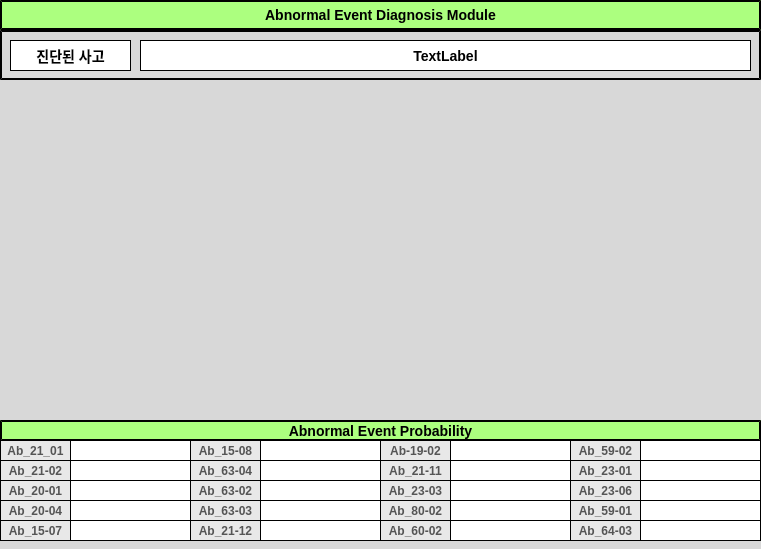
<?xml version="1.0" encoding="UTF-8"?>
<ui version="4.0">
 <class>Dialog</class>
 <widget class="QDialog" name="Dialog">
  <property name="geometry">
   <rect>
    <x>0</x>
    <y>0</y>
    <width>761</width>
    <height>549</height>
   </rect>
  </property>
  <property name="windowTitle">
   <string>Dialog</string>
  </property>
  <property name="styleSheet">
   <string notr="true">background-color:rgb(216, 216, 216);</string>
  </property>
  <widget class="QWidget" name="horizontalLayoutWidget">
   <property name="geometry">
    <rect>
     <x>10</x>
     <y>90</y>
     <width>741</width>
     <height>321</height>
    </rect>
   </property>
   <layout class="QHBoxLayout" name="horizontalLayout"/>
  </widget>
  <widget class="QLabel" name="label">
   <property name="geometry">
    <rect>
     <x>0</x>
     <y>0</y>
     <width>761</width>
     <height>30</height>
    </rect>
   </property>
   <property name="styleSheet">
    <string notr="true">background-color: rgb(172, 255, 127);
border-style: outset;
border-width: 2px;
border-color: black;
font: bold 14px;</string>
   </property>
   <property name="text">
    <string>Abnormal Event Diagnosis Module</string>
   </property>
   <property name="alignment">
    <set>Qt::AlignCenter</set>
   </property>
  </widget>
  <widget class="QLabel" name="label_2">
   <property name="geometry">
    <rect>
     <x>0</x>
     <y>30</y>
     <width>761</width>
     <height>50</height>
    </rect>
   </property>
   <property name="styleSheet">
    <string notr="true">border-style: outset;
border-width: 2px;
border-color: black;
font: bold 14px;</string>
   </property>
   <property name="text">
    <string/>
   </property>
  </widget>
  <widget class="QLabel" name="label_3">
   <property name="geometry">
    <rect>
     <x>10</x>
     <y>40</y>
     <width>121</width>
     <height>31</height>
    </rect>
   </property>
   <property name="styleSheet">
    <string notr="true">background-color: rgb(255, 255, 255);
border-style: outset;
border-width: 0.5px;
border-color: black;
font: bold 14px;</string>
   </property>
   <property name="text">
    <string>진단된 사고</string>
   </property>
   <property name="alignment">
    <set>Qt::AlignCenter</set>
   </property>
  </widget>
  <widget class="QLabel" name="label_4">
   <property name="geometry">
    <rect>
     <x>140</x>
     <y>40</y>
     <width>611</width>
     <height>31</height>
    </rect>
   </property>
   <property name="styleSheet">
    <string notr="true">background-color: rgb(255, 255, 255);
border-style: outset;
border-width: 0.5px;
border-color: black;
font: bold 14px;</string>
   </property>
   <property name="text">
    <string>TextLabel</string>
   </property>
   <property name="alignment">
    <set>Qt::AlignCenter</set>
   </property>
  </widget>
  <widget class="QLabel" name="label_5">
   <property name="geometry">
    <rect>
     <x>0</x>
     <y>420</y>
     <width>761</width>
     <height>21</height>
    </rect>
   </property>
   <property name="styleSheet">
    <string notr="true">background-color: rgb(172, 255, 127);
border-style: outset;
border-width: 2px;
border-color: black;
font: bold 14px;</string>
   </property>
   <property name="text">
    <string>Abnormal Event Probability</string>
   </property>
   <property name="alignment">
    <set>Qt::AlignCenter</set>
   </property>
  </widget>
  <widget class="QLabel" name="ab2101">
   <property name="geometry">
    <rect>
     <x>0</x>
     <y>440</y>
     <width>71</width>
     <height>21</height>
    </rect>
   </property>
   <property name="styleSheet">
    <string notr="true">background-color: rgb(232, 232, 232);
border-style: outset;
border-width: 0.5px;
border-color: black;
color: rgb(85, 85, 85);
font: bold 12px;</string>
   </property>
   <property name="text">
    <string>Ab_21_01</string>
   </property>
   <property name="alignment">
    <set>Qt::AlignCenter</set>
   </property>
  </widget>
  <widget class="QLabel" name="ab2102">
   <property name="geometry">
    <rect>
     <x>0</x>
     <y>460</y>
     <width>71</width>
     <height>21</height>
    </rect>
   </property>
   <property name="styleSheet">
    <string notr="true">background-color: rgb(232, 232, 232);
border-style: outset;
border-width: 0.5px;
border-color: black;
color: rgb(85, 85, 85);
font: bold 12px;</string>
   </property>
   <property name="text">
    <string>Ab_21-02</string>
   </property>
   <property name="alignment">
    <set>Qt::AlignCenter</set>
   </property>
  </widget>
  <widget class="QLabel" name="ab2001">
   <property name="geometry">
    <rect>
     <x>0</x>
     <y>480</y>
     <width>71</width>
     <height>21</height>
    </rect>
   </property>
   <property name="styleSheet">
    <string notr="true">background-color: rgb(232, 232, 232);
border-style: outset;
border-width: 0.5px;
border-color: black;
color: rgb(85, 85, 85);
font: bold 12px;</string>
   </property>
   <property name="text">
    <string>Ab_20-01</string>
   </property>
   <property name="alignment">
    <set>Qt::AlignCenter</set>
   </property>
  </widget>
  <widget class="QLabel" name="a1">
   <property name="geometry">
    <rect>
     <x>70</x>
     <y>440</y>
     <width>121</width>
     <height>21</height>
    </rect>
   </property>
   <property name="styleSheet">
    <string notr="true">background-color: rgb(255, 255, 255);
border-style: outset;
border-width: 0.5px;
border-color: black;
font: bold 12px;</string>
   </property>
   <property name="text">
    <string/>
   </property>
   <property name="alignment">
    <set>Qt::AlignCenter</set>
   </property>
  </widget>
  <widget class="QLabel" name="ab2004">
   <property name="geometry">
    <rect>
     <x>0</x>
     <y>500</y>
     <width>71</width>
     <height>21</height>
    </rect>
   </property>
   <property name="styleSheet">
    <string notr="true">background-color: rgb(232, 232, 232);
border-style: outset;
border-width: 0.5px;
border-color: black;
color: rgb(85, 85, 85);
font: bold 12px;</string>
   </property>
   <property name="text">
    <string>Ab_20-04</string>
   </property>
   <property name="alignment">
    <set>Qt::AlignCenter</set>
   </property>
  </widget>
  <widget class="QLabel" name="ab1507">
   <property name="geometry">
    <rect>
     <x>0</x>
     <y>520</y>
     <width>71</width>
     <height>21</height>
    </rect>
   </property>
   <property name="styleSheet">
    <string notr="true">background-color: rgb(232, 232, 232);
border-style: outset;
border-width: 0.5px;
border-color: black;
color: rgb(85, 85, 85);
font: bold 12px;</string>
   </property>
   <property name="text">
    <string>Ab_15-07</string>
   </property>
   <property name="alignment">
    <set>Qt::AlignCenter</set>
   </property>
  </widget>
  <widget class="QLabel" name="ab1508">
   <property name="geometry">
    <rect>
     <x>190</x>
     <y>440</y>
     <width>71</width>
     <height>21</height>
    </rect>
   </property>
   <property name="styleSheet">
    <string notr="true">background-color: rgb(232, 232, 232);
border-style: outset;
border-width: 0.5px;
border-color: black;
color: rgb(85, 85, 85);
font: bold 12px;</string>
   </property>
   <property name="text">
    <string>Ab_15-08</string>
   </property>
   <property name="alignment">
    <set>Qt::AlignCenter</set>
   </property>
  </widget>
  <widget class="QLabel" name="a2">
   <property name="geometry">
    <rect>
     <x>70</x>
     <y>460</y>
     <width>121</width>
     <height>21</height>
    </rect>
   </property>
   <property name="styleSheet">
    <string notr="true">background-color: rgb(255, 255, 255);
border-style: outset;
border-width: 0.5px;
border-color: black;
font: bold 12px;</string>
   </property>
   <property name="text">
    <string/>
   </property>
   <property name="alignment">
    <set>Qt::AlignCenter</set>
   </property>
  </widget>
  <widget class="QLabel" name="a3">
   <property name="geometry">
    <rect>
     <x>70</x>
     <y>480</y>
     <width>121</width>
     <height>21</height>
    </rect>
   </property>
   <property name="styleSheet">
    <string notr="true">background-color: rgb(255, 255, 255);
border-style: outset;
border-width: 0.5px;
border-color: black;
font: bold 12px;</string>
   </property>
   <property name="text">
    <string/>
   </property>
   <property name="alignment">
    <set>Qt::AlignCenter</set>
   </property>
  </widget>
  <widget class="QLabel" name="a4">
   <property name="geometry">
    <rect>
     <x>70</x>
     <y>500</y>
     <width>121</width>
     <height>21</height>
    </rect>
   </property>
   <property name="styleSheet">
    <string notr="true">background-color: rgb(255, 255, 255);
border-style: outset;
border-width: 0.5px;
border-color: black;
font: bold 12px;</string>
   </property>
   <property name="text">
    <string/>
   </property>
   <property name="alignment">
    <set>Qt::AlignCenter</set>
   </property>
  </widget>
  <widget class="QLabel" name="a5">
   <property name="geometry">
    <rect>
     <x>70</x>
     <y>520</y>
     <width>121</width>
     <height>21</height>
    </rect>
   </property>
   <property name="styleSheet">
    <string notr="true">background-color: rgb(255, 255, 255);
border-style: outset;
border-width: 0.5px;
border-color: black;
font: bold 12px;</string>
   </property>
   <property name="text">
    <string/>
   </property>
   <property name="alignment">
    <set>Qt::AlignCenter</set>
   </property>
  </widget>
  <widget class="QLabel" name="ab6304">
   <property name="geometry">
    <rect>
     <x>190</x>
     <y>460</y>
     <width>71</width>
     <height>21</height>
    </rect>
   </property>
   <property name="styleSheet">
    <string notr="true">background-color: rgb(232, 232, 232);
border-style: outset;
border-width: 0.5px;
border-color: black;
color: rgb(85, 85, 85);
font: bold 12px;</string>
   </property>
   <property name="text">
    <string>Ab_63-04</string>
   </property>
   <property name="alignment">
    <set>Qt::AlignCenter</set>
   </property>
  </widget>
  <widget class="QLabel" name="ab6302">
   <property name="geometry">
    <rect>
     <x>190</x>
     <y>480</y>
     <width>71</width>
     <height>21</height>
    </rect>
   </property>
   <property name="styleSheet">
    <string notr="true">background-color: rgb(232, 232, 232);
border-style: outset;
border-width: 0.5px;
border-color: black;
color: rgb(85, 85, 85);
font: bold 12px;</string>
   </property>
   <property name="text">
    <string>Ab_63-02</string>
   </property>
   <property name="alignment">
    <set>Qt::AlignCenter</set>
   </property>
  </widget>
  <widget class="QLabel" name="ab6303">
   <property name="geometry">
    <rect>
     <x>190</x>
     <y>500</y>
     <width>71</width>
     <height>21</height>
    </rect>
   </property>
   <property name="styleSheet">
    <string notr="true">background-color: rgb(232, 232, 232);
border-style: outset;
border-width: 0.5px;
border-color: black;
color: rgb(85, 85, 85);
font: bold 12px;</string>
   </property>
   <property name="text">
    <string>Ab_63-03</string>
   </property>
   <property name="alignment">
    <set>Qt::AlignCenter</set>
   </property>
  </widget>
  <widget class="QLabel" name="ab2112">
   <property name="geometry">
    <rect>
     <x>190</x>
     <y>520</y>
     <width>71</width>
     <height>21</height>
    </rect>
   </property>
   <property name="styleSheet">
    <string notr="true">background-color: rgb(232, 232, 232);
border-style: outset;
border-width: 0.5px;
border-color: black;
color: rgb(85, 85, 85);
font: bold 12px;</string>
   </property>
   <property name="text">
    <string>Ab_21-12</string>
   </property>
   <property name="alignment">
    <set>Qt::AlignCenter</set>
   </property>
  </widget>
  <widget class="QLabel" name="a6">
   <property name="geometry">
    <rect>
     <x>260</x>
     <y>440</y>
     <width>121</width>
     <height>21</height>
    </rect>
   </property>
   <property name="styleSheet">
    <string notr="true">background-color: rgb(255, 255, 255);
border-style: outset;
border-width: 0.5px;
border-color: black;
font: bold 12px;</string>
   </property>
   <property name="text">
    <string/>
   </property>
   <property name="alignment">
    <set>Qt::AlignCenter</set>
   </property>
  </widget>
  <widget class="QLabel" name="a7">
   <property name="geometry">
    <rect>
     <x>260</x>
     <y>460</y>
     <width>121</width>
     <height>21</height>
    </rect>
   </property>
   <property name="styleSheet">
    <string notr="true">background-color: rgb(255, 255, 255);
border-style: outset;
border-width: 0.5px;
border-color: black;
font: bold 12px;</string>
   </property>
   <property name="text">
    <string/>
   </property>
   <property name="alignment">
    <set>Qt::AlignCenter</set>
   </property>
  </widget>
  <widget class="QLabel" name="a8">
   <property name="geometry">
    <rect>
     <x>260</x>
     <y>480</y>
     <width>121</width>
     <height>21</height>
    </rect>
   </property>
   <property name="styleSheet">
    <string notr="true">background-color: rgb(255, 255, 255);
border-style: outset;
border-width: 0.5px;
border-color: black;
font: bold 12px;</string>
   </property>
   <property name="text">
    <string/>
   </property>
   <property name="alignment">
    <set>Qt::AlignCenter</set>
   </property>
  </widget>
  <widget class="QLabel" name="a9">
   <property name="geometry">
    <rect>
     <x>260</x>
     <y>500</y>
     <width>121</width>
     <height>21</height>
    </rect>
   </property>
   <property name="styleSheet">
    <string notr="true">background-color: rgb(255, 255, 255);
border-style: outset;
border-width: 0.5px;
border-color: black;
font: bold 12px;</string>
   </property>
   <property name="text">
    <string/>
   </property>
   <property name="alignment">
    <set>Qt::AlignCenter</set>
   </property>
  </widget>
  <widget class="QLabel" name="a10">
   <property name="geometry">
    <rect>
     <x>260</x>
     <y>520</y>
     <width>121</width>
     <height>21</height>
    </rect>
   </property>
   <property name="styleSheet">
    <string notr="true">background-color: rgb(255, 255, 255);
border-style: outset;
border-width: 0.5px;
border-color: black;
font: bold 12px;</string>
   </property>
   <property name="text">
    <string/>
   </property>
   <property name="alignment">
    <set>Qt::AlignCenter</set>
   </property>
  </widget>
  <widget class="QLabel" name="ab6002">
   <property name="geometry">
    <rect>
     <x>380</x>
     <y>520</y>
     <width>71</width>
     <height>21</height>
    </rect>
   </property>
   <property name="styleSheet">
    <string notr="true">background-color: rgb(232, 232, 232);
border-style: outset;
border-width: 0.5px;
border-color: black;
color: rgb(85, 85, 85);
font: bold 12px;</string>
   </property>
   <property name="text">
    <string>Ab_60-02</string>
   </property>
   <property name="alignment">
    <set>Qt::AlignCenter</set>
   </property>
  </widget>
  <widget class="QLabel" name="ab1902">
   <property name="geometry">
    <rect>
     <x>380</x>
     <y>440</y>
     <width>71</width>
     <height>21</height>
    </rect>
   </property>
   <property name="styleSheet">
    <string notr="true">background-color: rgb(232, 232, 232);
border-style: outset;
border-width: 0.5px;
border-color: black;
color: rgb(85, 85, 85);
font: bold 12px;</string>
   </property>
   <property name="text">
    <string>Ab-19-02</string>
   </property>
   <property name="alignment">
    <set>Qt::AlignCenter</set>
   </property>
  </widget>
  <widget class="QLabel" name="ab2303">
   <property name="geometry">
    <rect>
     <x>380</x>
     <y>480</y>
     <width>71</width>
     <height>21</height>
    </rect>
   </property>
   <property name="styleSheet">
    <string notr="true">background-color: rgb(232, 232, 232);
border-style: outset;
border-width: 0.5px;
border-color: black;
color: rgb(85, 85, 85);
font: bold 12px;</string>
   </property>
   <property name="text">
    <string>Ab_23-03</string>
   </property>
   <property name="alignment">
    <set>Qt::AlignCenter</set>
   </property>
  </widget>
  <widget class="QLabel" name="ab2111">
   <property name="geometry">
    <rect>
     <x>380</x>
     <y>460</y>
     <width>71</width>
     <height>21</height>
    </rect>
   </property>
   <property name="styleSheet">
    <string notr="true">background-color: rgb(232, 232, 232);
border-style: outset;
border-width: 0.5px;
border-color: black;
color: rgb(85, 85, 85);
font: bold 12px;</string>
   </property>
   <property name="text">
    <string>Ab_21-11</string>
   </property>
   <property name="alignment">
    <set>Qt::AlignCenter</set>
   </property>
  </widget>
  <widget class="QLabel" name="ab8002">
   <property name="geometry">
    <rect>
     <x>380</x>
     <y>500</y>
     <width>71</width>
     <height>21</height>
    </rect>
   </property>
   <property name="styleSheet">
    <string notr="true">background-color: rgb(232, 232, 232);
border-style: outset;
border-width: 0.5px;
border-color: black;
color: rgb(85, 85, 85);
font: bold 12px;</string>
   </property>
   <property name="text">
    <string>Ab_80-02</string>
   </property>
   <property name="alignment">
    <set>Qt::AlignCenter</set>
   </property>
  </widget>
  <widget class="QLabel" name="a15">
   <property name="geometry">
    <rect>
     <x>450</x>
     <y>520</y>
     <width>121</width>
     <height>21</height>
    </rect>
   </property>
   <property name="styleSheet">
    <string notr="true">background-color: rgb(255, 255, 255);
border-style: outset;
border-width: 0.5px;
border-color: black;
font: bold 12px;</string>
   </property>
   <property name="text">
    <string/>
   </property>
   <property name="alignment">
    <set>Qt::AlignCenter</set>
   </property>
  </widget>
  <widget class="QLabel" name="a14">
   <property name="geometry">
    <rect>
     <x>450</x>
     <y>500</y>
     <width>121</width>
     <height>21</height>
    </rect>
   </property>
   <property name="styleSheet">
    <string notr="true">background-color: rgb(255, 255, 255);
border-style: outset;
border-width: 0.5px;
border-color: black;
font: bold 12px;</string>
   </property>
   <property name="text">
    <string/>
   </property>
   <property name="alignment">
    <set>Qt::AlignCenter</set>
   </property>
  </widget>
  <widget class="QLabel" name="a12">
   <property name="geometry">
    <rect>
     <x>450</x>
     <y>460</y>
     <width>121</width>
     <height>21</height>
    </rect>
   </property>
   <property name="styleSheet">
    <string notr="true">background-color: rgb(255, 255, 255);
border-style: outset;
border-width: 0.5px;
border-color: black;
font: bold 12px;</string>
   </property>
   <property name="text">
    <string/>
   </property>
   <property name="alignment">
    <set>Qt::AlignCenter</set>
   </property>
  </widget>
  <widget class="QLabel" name="a13">
   <property name="geometry">
    <rect>
     <x>450</x>
     <y>480</y>
     <width>121</width>
     <height>21</height>
    </rect>
   </property>
   <property name="styleSheet">
    <string notr="true">background-color: rgb(255, 255, 255);
border-style: outset;
border-width: 0.5px;
border-color: black;
font: bold 12px;</string>
   </property>
   <property name="text">
    <string/>
   </property>
   <property name="alignment">
    <set>Qt::AlignCenter</set>
   </property>
  </widget>
  <widget class="QLabel" name="a11">
   <property name="geometry">
    <rect>
     <x>450</x>
     <y>440</y>
     <width>121</width>
     <height>21</height>
    </rect>
   </property>
   <property name="styleSheet">
    <string notr="true">background-color: rgb(255, 255, 255);
border-style: outset;
border-width: 0.5px;
border-color: black;
font: bold 12px;</string>
   </property>
   <property name="text">
    <string/>
   </property>
   <property name="alignment">
    <set>Qt::AlignCenter</set>
   </property>
  </widget>
  <widget class="QLabel" name="ab6403">
   <property name="geometry">
    <rect>
     <x>570</x>
     <y>520</y>
     <width>71</width>
     <height>21</height>
    </rect>
   </property>
   <property name="styleSheet">
    <string notr="true">background-color: rgb(232, 232, 232);
border-style: outset;
border-width: 0.5px;
border-color: black;
color: rgb(85, 85, 85);
font: bold 12px;</string>
   </property>
   <property name="text">
    <string>Ab_64-03</string>
   </property>
   <property name="alignment">
    <set>Qt::AlignCenter</set>
   </property>
  </widget>
  <widget class="QLabel" name="ab2306">
   <property name="geometry">
    <rect>
     <x>570</x>
     <y>480</y>
     <width>71</width>
     <height>21</height>
    </rect>
   </property>
   <property name="styleSheet">
    <string notr="true">background-color: rgb(232, 232, 232);
border-style: outset;
border-width: 0.5px;
border-color: black;
color: rgb(85, 85, 85);
font: bold 12px;</string>
   </property>
   <property name="text">
    <string>Ab_23-06</string>
   </property>
   <property name="alignment">
    <set>Qt::AlignCenter</set>
   </property>
  </widget>
  <widget class="QLabel" name="ab5902">
   <property name="geometry">
    <rect>
     <x>570</x>
     <y>440</y>
     <width>71</width>
     <height>21</height>
    </rect>
   </property>
   <property name="styleSheet">
    <string notr="true">background-color: rgb(232, 232, 232);
border-style: outset;
border-width: 0.5px;
border-color: black;
color: rgb(85, 85, 85);
font: bold 12px;</string>
   </property>
   <property name="text">
    <string>Ab_59-02</string>
   </property>
   <property name="alignment">
    <set>Qt::AlignCenter</set>
   </property>
  </widget>
  <widget class="QLabel" name="ab2301">
   <property name="geometry">
    <rect>
     <x>570</x>
     <y>460</y>
     <width>71</width>
     <height>21</height>
    </rect>
   </property>
   <property name="styleSheet">
    <string notr="true">background-color: rgb(232, 232, 232);
border-style: outset;
border-width: 0.5px;
border-color: black;
color: rgb(85, 85, 85);
font: bold 12px;</string>
   </property>
   <property name="text">
    <string>Ab_23-01</string>
   </property>
   <property name="alignment">
    <set>Qt::AlignCenter</set>
   </property>
  </widget>
  <widget class="QLabel" name="ab5901">
   <property name="geometry">
    <rect>
     <x>570</x>
     <y>500</y>
     <width>71</width>
     <height>21</height>
    </rect>
   </property>
   <property name="styleSheet">
    <string notr="true">background-color: rgb(232, 232, 232);
border-style: outset;
border-width: 0.5px;
border-color: black;
color: rgb(85, 85, 85);
font: bold 12px;</string>
   </property>
   <property name="text">
    <string>Ab_59-01</string>
   </property>
   <property name="alignment">
    <set>Qt::AlignCenter</set>
   </property>
  </widget>
  <widget class="QLabel" name="a20">
   <property name="geometry">
    <rect>
     <x>640</x>
     <y>520</y>
     <width>121</width>
     <height>21</height>
    </rect>
   </property>
   <property name="styleSheet">
    <string notr="true">background-color: rgb(255, 255, 255);
border-style: outset;
border-width: 0.5px;
border-color: black;
font: bold 12px;</string>
   </property>
   <property name="text">
    <string/>
   </property>
   <property name="alignment">
    <set>Qt::AlignCenter</set>
   </property>
  </widget>
  <widget class="QLabel" name="a19">
   <property name="geometry">
    <rect>
     <x>640</x>
     <y>500</y>
     <width>121</width>
     <height>21</height>
    </rect>
   </property>
   <property name="styleSheet">
    <string notr="true">background-color: rgb(255, 255, 255);
border-style: outset;
border-width: 0.5px;
border-color: black;
font: bold 12px;</string>
   </property>
   <property name="text">
    <string/>
   </property>
   <property name="alignment">
    <set>Qt::AlignCenter</set>
   </property>
  </widget>
  <widget class="QLabel" name="a16">
   <property name="geometry">
    <rect>
     <x>640</x>
     <y>440</y>
     <width>121</width>
     <height>21</height>
    </rect>
   </property>
   <property name="styleSheet">
    <string notr="true">background-color: rgb(255, 255, 255);
border-style: outset;
border-width: 0.5px;
border-color: black;
font: bold 12px;</string>
   </property>
   <property name="text">
    <string/>
   </property>
   <property name="alignment">
    <set>Qt::AlignCenter</set>
   </property>
  </widget>
  <widget class="QLabel" name="a17">
   <property name="geometry">
    <rect>
     <x>640</x>
     <y>460</y>
     <width>121</width>
     <height>21</height>
    </rect>
   </property>
   <property name="styleSheet">
    <string notr="true">background-color: rgb(255, 255, 255);
border-style: outset;
border-width: 0.5px;
border-color: black;
font: bold 12px;</string>
   </property>
   <property name="text">
    <string/>
   </property>
   <property name="alignment">
    <set>Qt::AlignCenter</set>
   </property>
  </widget>
  <widget class="QLabel" name="a18">
   <property name="geometry">
    <rect>
     <x>640</x>
     <y>480</y>
     <width>121</width>
     <height>21</height>
    </rect>
   </property>
   <property name="styleSheet">
    <string notr="true">background-color: rgb(255, 255, 255);
border-style: outset;
border-width: 0.5px;
border-color: black;
font: bold 12px;</string>
   </property>
   <property name="text">
    <string/>
   </property>
   <property name="alignment">
    <set>Qt::AlignCenter</set>
   </property>
  </widget>
 </widget>
 <resources/>
 <connections/>
</ui>
